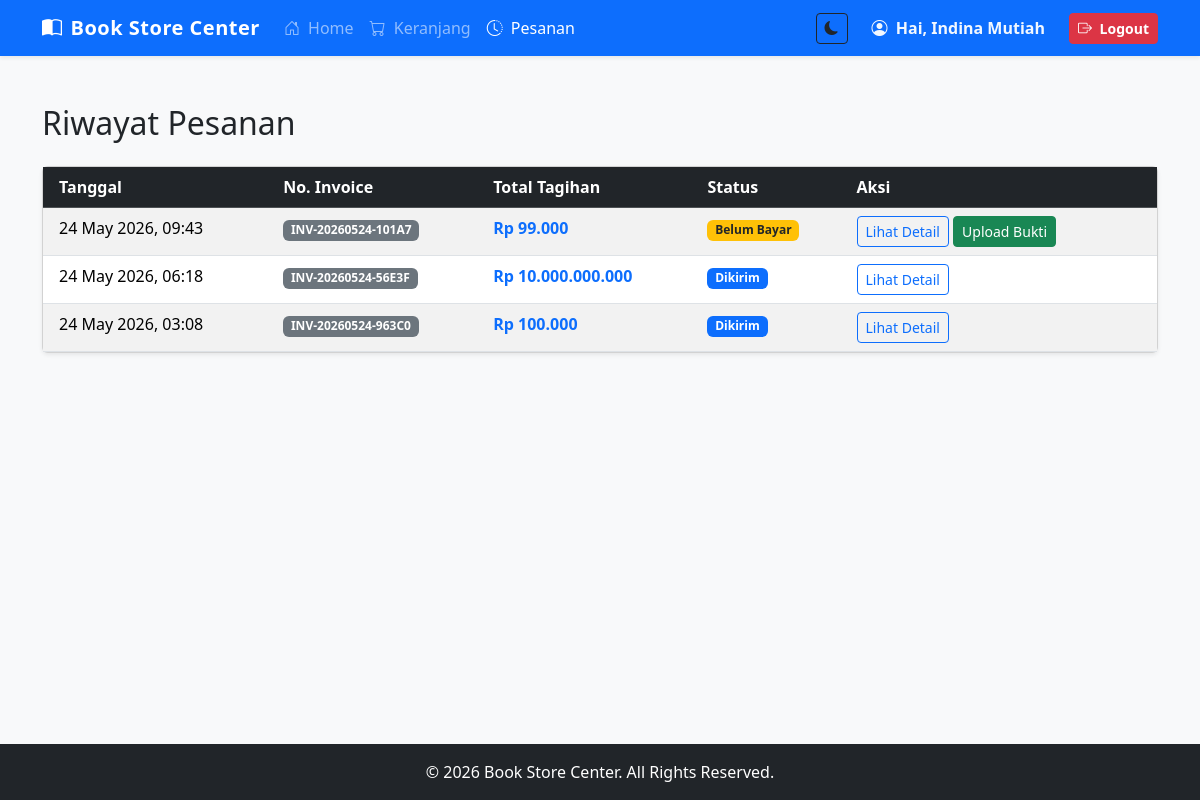
The app's page /riwayat.php (signed in) with its own data.
### tables this page shows
CREATE TABLE `orders` (
  `id` int(11) NOT NULL,
  `invoice_number` varchar(50) NOT NULL,
  `user_id` int(11) NOT NULL,
  `total_amount` decimal(12,2) NOT NULL,
  `status` enum('pending','waiting_verification','processing','shipped','completed','cancelled') DEFAULT 'pending',
  `payment_proof` varchar(255) DEFAULT NULL,
  `shipping_address` text NOT NULL,
  `created_at` timestamp NOT NULL DEFAULT current_timestamp(),
  `updated_at` timestamp NOT NULL DEFAULT current_timestamp() ON UPDATE current_timestamp()
);

### riwayat.php (the view, shortened to what this page needs)
<?php
require_once 'config/koneksi.php';
$user_id = $_SESSION['user_id'];
$query = "SELECT * FROM orders WHERE user_id = $user_id ORDER BY id DESC";
$result = mysqli_query($koneksi, $query);
require_once 'includes/header.php';
?>
<div class="row mt-4">
    <div class="col-12">
        <h2 class="mb-4">Riwayat Pesanan</h2>
        <div class="card shadow-sm">
            <div class="card-body p-0">
                <div class="table-responsive">
                    <table class="table table-hover table-striped mb-0">
                        <thead class="table-dark">
                            <tr>
                                <th class="ps-3">Tanggal</th>
                                <th>No. Invoice</th>
                                <th>Total Tagihan</th>
                                <th>Status</th>
                                <th class="pe-3">Aksi</th>
                            </tr>
                        </thead>
                        <tbody>
                            <?php if (mysqli_num_rows($result) > 0): ?>
                                <?php while ($order = mysqli_fetch_assoc($result)): ?>
                                    <tr>
                                        <td class="ps-3"><?= date('d M Y, H:i', strtotime($order['created_at'])) ?></td>
                                        <td><span class="badge bg-secondary"><?= $order['invoice_number'] ?></span></td>
                                        <td class="fw-bold text-primary">Rp <?= number_format($order['total_amount'], 0, ',', '.') ?></td>
                                        <td>
                                            <?php
                                                if ($order['status'] == 'pending') echo '<span class="badge bg-warning text-dark">Belum Bayar</span>';
                                                elseif ($order['status'] == 'waiting_verification') echo '<span class="badge bg-info text-dark">Menunggu Validasi</span>';
                                                elseif ($order['status'] == 'processing') echo '<span class="badge bg-primary">Diproses</span>';
                                                elseif ($order['status'] == 'shipped') echo '<span class="badge bg-primary">Dikirim</span>';
                                                elseif ($order['status'] == 'completed') echo '<span class="badge bg-success">Selesai</span>';
                                                else echo '<span class="badge bg-danger">Dibatalkan</span>';
                                            ?>
                                        </td>
                                        <td class="pe-3">
                                            <a href="invoice.php?id=<?= $order['id'] ?>" class="btn btn-sm btn-outline-primary">Lihat Detail</a>
                                            <?php if ($order['status'] == 'pending'): ?>
                                                <a href="upload_bayar.php?id=<?= $order['id'] ?>" class="btn btn-sm btn-success">Upload Bukti</a>
                                            <?php endif; ?>
                                        </td>
                                    </tr>
                                <?php endwhile; ?>
                            <?php else: ?>
                                <tr>
                                    <td colspan="5" class="text-center py-4 text-muted">Belum ada riwayat pesanan.</td>
                                </tr>
                            <?php endif; ?>
                        </tbody>
                    </table>
                </div>
            </div>
        </div>
    </div>
</div>
<?php require_once 'includes/footer.php'; ?>

### assets/css/darkmode.css (style rules this page uses)
:root { --dm-transition: 0.35s cubic-bezier(.4,0,.2,1); }
body, .card, .card-header, .card-body, .card-footer, .navbar, .table, .table th, .table td, .form-control, .form-select, .btn, .alert, .badge, .breadcrumb, footer, .input-group-text, .modal-content { transition: background-color var(--dm-transition), color var(--dm-transition), border-color var(--dm-transition), box-shadow var(--dm-transition); }

### records on screen
orders: created_at "24 May 2026, 09:43", invoice_number "INV-20260524-101A7", total_amount "99.000", status "Belum Bayar"
orders: created_at "24 May 2026, 06:18", invoice_number "INV-20260524-56E3F", total_amount "10.000.000.000", status "Dikirim"
orders: created_at "24 May 2026, 03:08", invoice_number "INV-20260524-963C0", total_amount "100.000", status "Dikirim"

### other values on screen
$_SESSION['name'] "Indina Mutiah"
